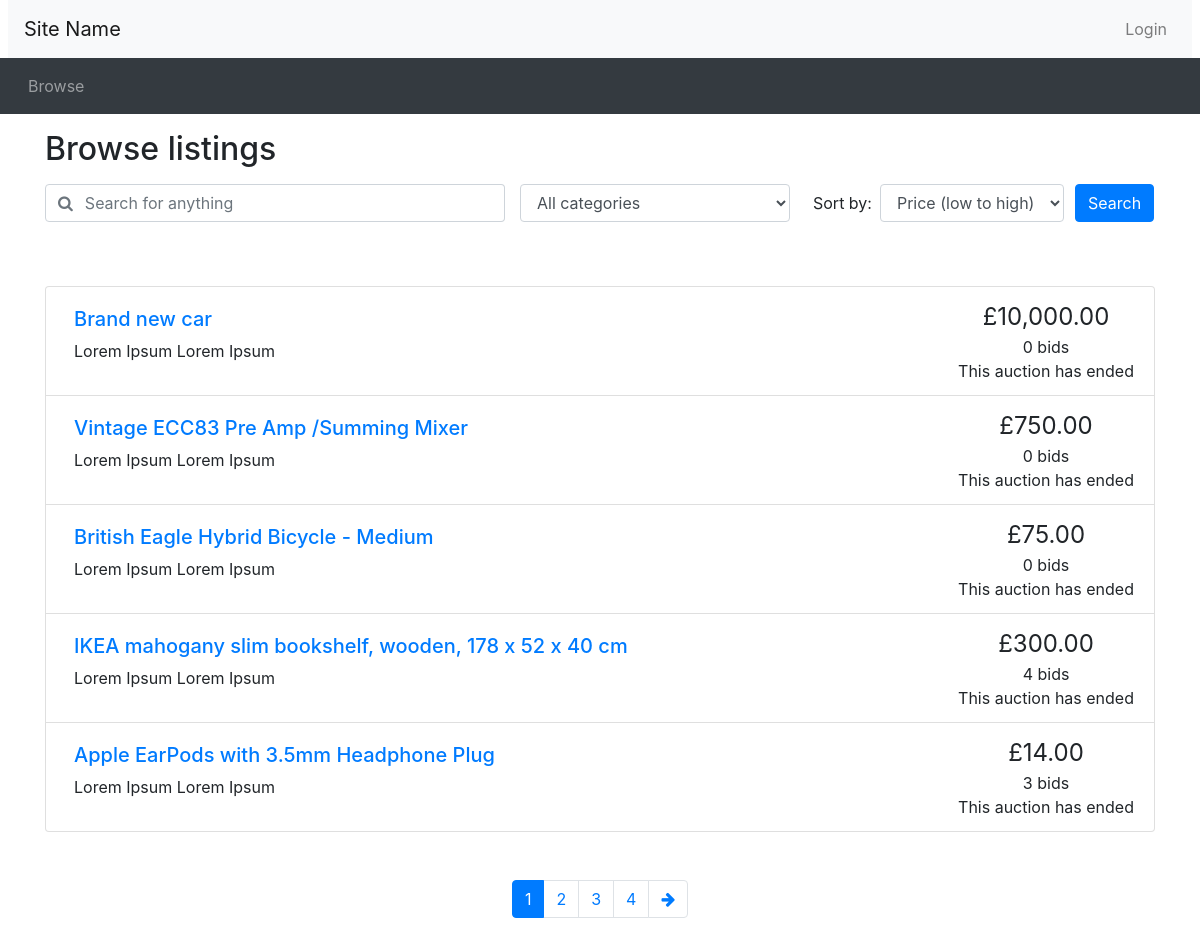
Page /browse.php on the earlier database version.
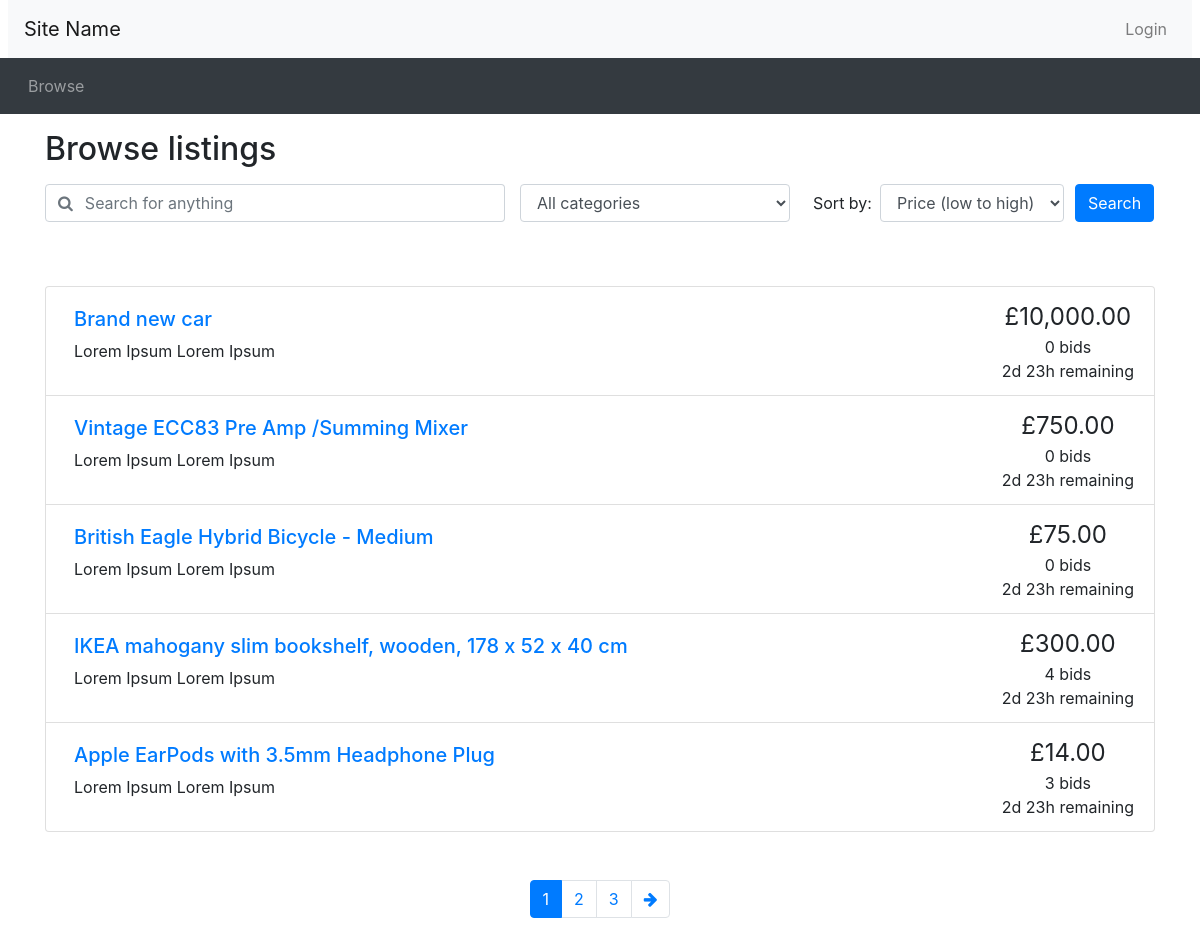
Same page on the later database version.
### tables this page shows
CREATE TABLE IF NOT EXISTS `listings` (
  `listing_id` int(11) NOT NULL AUTO_INCREMENT,
  `seller_id` int(11) DEFAULT NULL,
  `posttime` datetime NOT NULL,
  `endtime` datetime DEFAULT NULL,
  `itemdescription` text,
  `item_title` text,
  `finished` bit(1) DEFAULT NULL,
  `category` text,
  `reserveprice` decimal(10,2) DEFAULT NULL,
  `startprice` decimal(10,2) DEFAULT NULL,
  PRIMARY KEY (`listing_id`),
  KEY `seller_id` (`seller_id`)
);

### utilities.php (the view)
<?php
function display_time_remaining($interval) {
    if ($interval->days == 0 && $interval->h == 0) {
      $time_remaining = $interval->format('%im %Ss');
    }
    else if ($interval->days == 0) {
      $time_remaining = $interval->format('%hh %im');
    }
    else {
      $time_remaining = $interval->format('%ad %hh');
    }
  return $time_remaining;
}
function print_listing_li($item_id, $title, $desc, $price, $num_bids, $end_time)
{
  if (strlen($desc) > 250) {
    $desc_shortened = substr($desc, 0, 250) . '...';
  }
  else {
    $desc_shortened = $desc;
  }
  if ($num_bids == 1) {
    $bid = ' bid';
  }
  else {
    $bid = ' bids';
  }
  $now = new DateTime();
  if ($now > $end_time) {
    $time_remaining = 'This auction has ended';
  }
  else {
    $time_to_end = date_diff($now, $end_time);
    $time_remaining = display_time_remaining($time_to_end) . ' remaining';
  }
  echo('
    <li class="list-group-item d-flex justify-content-between">
    <div class="p-2 mr-5"><h5><a href="listing.php?item_id=' . $item_id . '">' . $title . '</a></h5>' . $desc_shortened . '</div>
    <div class="text-center text-nowrap"><span style="font-size: 1.5em">£' . number_format($price, 2) . '</span><br/>' . $num_bids . $bid . '<br/>' . $time_remaining . '</div>
  </li>'
  );
}
?>

### header.php (shortened to what this page needs)
<!doctype html>
<html lang="en">
<head>
  <link rel="stylesheet" href="css/bootstrap.min.css">
  <link rel="stylesheet" href="https://cdnjs.cloudflare.com/ajax/libs/font-awesome/4.7.0/css/font-awesome.min.css">
  <link rel="stylesheet" href="css/custom.css">
</head>
<body>
<nav class="navbar navbar-expand-lg navbar-light bg-light mx-2">
  <a class="navbar-brand" href="#">Site Name </a>
  <ul class="navbar-nav ml-auto">
    <li class="nav-item">
<?php
  if (isset($_SESSION['logged_in']) && $_SESSION['logged_in'] == true) {
    echo '<a class="nav-link" href="logout.php">Logout</a>';
  }
  else {
    echo '<button type="button" class="btn nav-link" data-toggle="modal" data-target="#loginModal">Login</button>';
  }
?>
    </li>
  </ul>
</nav>
<nav class="navbar navbar-expand-lg navbar-dark bg-dark">
  <ul class="navbar-nav align-middle">
	<li class="nav-item mx-1">
      <a class="nav-link" href="browse.php">Browse</a>
    </li>
  </ul>
</nav>

### browse.php (shortened to what this page needs)
<?php include_once("header.php")?>
<?php require("utilities.php")?>
<div class="container">
<h2 class="my-3">Browse listings</h2>
<div id="searchSpecs">
<form method="get" action="browse.php">
  <div class="row">
    <div class="col-md-5 pr-0">
      <div class="form-group">
	    <div class="input-group">
          <div class="input-group-prepend">
            <span class="input-group-text bg-transparent pr-0 text-muted">
              <i class="fa fa-search"></i>
            </span>
          </div>
          <input type="text" class="form-control border-left-0" name="keyword" id="keyword" placeholder="Search for anything">
        </div>
      </div>
    </div>
    <div class="col-md-3 pr-0">
      <div class="form-group">
        <select class="form-control" id="cat" name="cat" >
          <option selected value="all">All categories</option>
        </select>
      </div>
    </div>
    <div class="col-md-3 pr-0">
      <div class="form-inline">
        <label class="mx-2" for="order_by">Sort by:</label>
        <select class="form-control" id="order_by" name="order_by">
          <option selected value="pricelow">Price (low to high)</option>
        </select>
      </div>
    </div>
    <div class="col-md-1 px-0">
      <button type="submit" class="btn btn-primary">Search</button>
    </div>
  </div>
</form>
</div>
</div>
<?php
	$results_per_page = 5;
	if (!isset($_GET['keyword']))
	{
		 $query = "SELECT DISTINCT listings.listing_id, listings.item_title, listings.itemdescription, bids.bidprice, listings.startprice, listings.endtime
FROM listings LEFT JOIN bids ON listings.listing_id=bids.listing_id WHERE item_title IS NOT NULL";
	}
	if (!isset($_GET['cat']))
	{
		 $query .= " AND category IS NOT NULL";
	}
	if (!isset($_GET['order_by']))
	{
		$query_ordered = $query . " ORDER BY listings.endtime LIMIT $results_per_page";
	}
	include 'opendb.php';
	$tmp = explode(" ",$query);
	$tmp[1] = "COUNT(DISTINCT listings.listing_id),";
	$tmp[2] = "";
	$num_query = implode(" ",$tmp);
	$num_result = mysqli_query($connection, $num_query)
			or die('Error making count query');
	$row = mysqli_fetch_array($num_result);
	$num_results = $row[0];
	$max_page = ceil($num_results / $results_per_page);
	if (!isset($_GET['page']))
		{
		$curr_page = 1;
	}
?>
<div class="container mt-5">
<ul class="list-group">
<?php
	$result = mysqli_query($connection, $query_ordered)
		or die('Error making select users query');
	while ($row = mysqli_fetch_array($result))
	{
		$count_bid_query = "SELECT COUNT(*) FROM bids WHERE listing_id = {$row['listing_id']}";
		$count_bid_result = mysqli_query($connection, $count_bid_query)
			or die('Error making top bid query');
		$bid_count = mysqli_fetch_array($count_bid_result);
		if ($bid_count[0] == 0) {
			print_listing_li($row['listing_id'], $row['item_title'], $row['itemdescription'], $row['startprice'], $bid_count[0], date_create($row['endtime']));
		}
		else {
			$top_bid_query = "SELECT MAX(bidprice) FROM bids WHERE listing_id = {$row['listing_id']}";
			$top_bid_result = mysqli_query($connection, $top_bid_query)
				or die('Error making top bid query');
		}
	}
?>
</ul>
<nav aria-label="Search results pages" class="mt-5">
  <ul class="pagination justify-content-center">
<?php
  $querystring = "";
  $high_page_boost = max(3 - $curr_page, 0);
  $low_page_boost = max(2 - ($max_page - $curr_page), 0);
  $low_page = max(1, $curr_page - 2 - $low_page_boost);
  $high_page = min($max_page, $curr_page + 2 + $high_page_boost);
  for ($i = $low_page; $i <= $high_page; $i++) {
    if ($i == $curr_page) {
      echo('
    <li class="page-item active">');
    }
    else {
      echo('
    <li class="page-item">');
    }
    echo('
      <a class="page-link" href="browse.php?' . $querystring . 'page=' . $i . '">' . $i . '</a>
    </li>');
  }
  if ($curr_page != $max_page) {
    echo('
    <li class="page-item">
      <a class="page-link" href="browse.php?' . $querystring . 'page=' . ($curr_page + 1) . '" aria-label="Next">
        <span aria-hidden="true"><i class="fa fa-arrow-right"></i></span>
        <span class="sr-only">Next</span>
      </a>
    </li>');
  }
?>
  </ul>
</nav>
</div>
<?php include_once("footer.php")?>

### footer.php (shortened to what this page needs)
</body>
</html>

Differences in the rows shown:
changed listings "Brand new car": time_remaining "This auction has ended" → "2d 23h remaining"
changed listings "Vintage ECC83 Pre Amp /Summing Mixer": time_remaining "This auction has ended" → "2d 23h remaining"
changed listings "British Eagle Hybrid Bicycle - Medium": time_remaining "This auction has ended" → "2d 23h remaining"
changed listings "IKEA mahogany slim bookshelf, wooden, 178 x 52 x 40 cm": time_remaining "This auction has ended" → "2d 23h remaining"
changed listings "Apple EarPods with 3.5mm Headphone Plug": time_remaining "This auction has ended" → "2d 23h remaining"
Other differences:
list line gone: "4"
